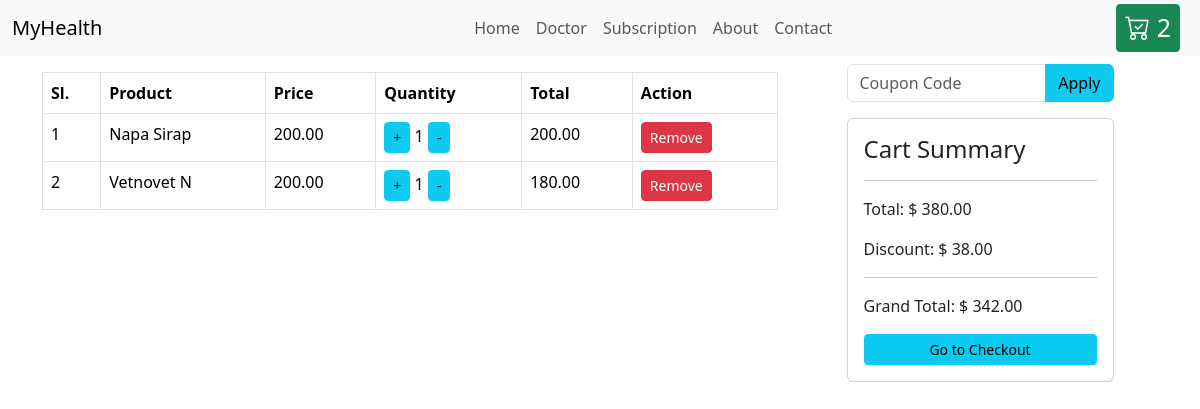
/cart/ (signed in), run on an earlier commit of the app's database.
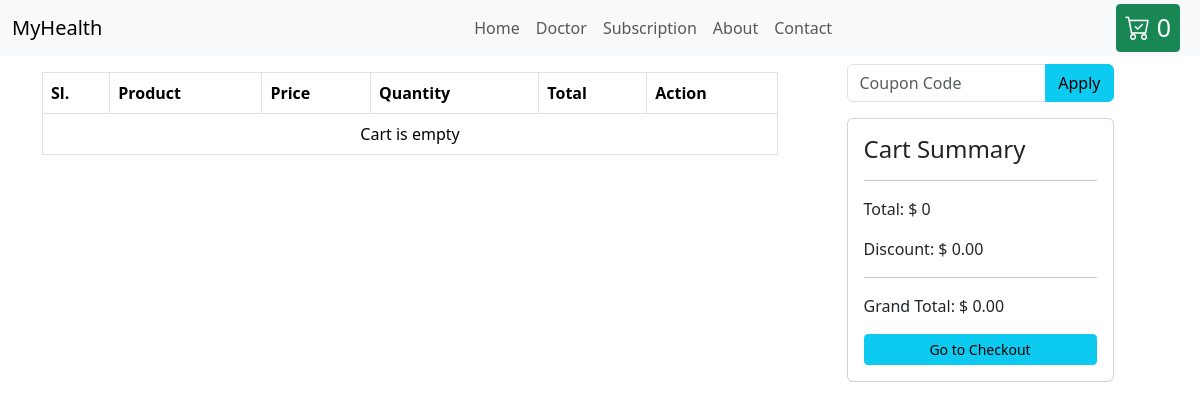
And on a later commit of the database.
### products/models.py (models this page shows, shortened)
class CartItem(models.Model):
    cart = models.ForeignKey(Cart, on_delete=models.CASCADE)
    medicine = models.ForeignKey(Medicine, on_delete=models.CASCADE)
    quantity = models.IntegerField(default=1)
    price = models.DecimalField(max_digits=10, decimal_places=2)
    total = models.DecimalField(max_digits=10, decimal_places=2)

class Medicine(models.Model):
    brand = models.ForeignKey(Brand, on_delete=models.CASCADE)
    category = models.ForeignKey(Category, on_delete=models.CASCADE)
    name = models.CharField(max_length=255)
    price = models.DecimalField(max_digits=10, decimal_places=2)
    stock = models.IntegerField(default=0)
    description = models.TextField()
    image = models.ImageField(blank=True, null= True, upload_to='images/medicine/')
    discount = models.DecimalField(max_digits=10, decimal_places=2, default=0.00)

class Cart(models.Model):
    user = models.OneToOneField(User, on_delete=models.CASCADE)
    grand_total = models.DecimalField(max_digits=10, decimal_places=2, default=0.00)
    discount = models.DecimalField(max_digits=10, decimal_places=2, default=0.00)
    coupon = models.ForeignKey(Coupon, on_delete=models.SET_NULL, blank=True, null=True)
    shipping_address = models.ForeignKey(ShippingAddress, on_delete=models.SET_NULL, blank=True,null=True)
    created = models.DateTimeField(auto_now_add=True)
    @property
    def total(self):
        cart_items = self.cartitem_set.all()
        total = sum([item.total for item in cart_items])
        return total

### products/views.py (the view)
# urls.py: path('cart/', views.CartAPIView.as_view()),
def cart(request):
    cart_items = CartItem.objects.filter(cart__user=request.user)
    cart = Cart.objects.get(user=request.user)
    shipping_address = ShippingAddress.objects.filter(user=request.user)
    context = {
        'cart_items': cart_items,
        'cart': cart,
        'shipping_address': shipping_address
    }
    return render(request, 'products/cart.html', context)

### products/context_processors.py (called while the page is built)
def cart_item_count(request):
    cart_item_count = CartItem.objects.filter(cart__user=request.user).count()
    return {'cart_item_count': cart_item_count}

### templates/products/cart.html (shortened to what this page needs)
{% extends 'base.html' %}
{% load static %}
{% block content %}
{% include 'include/nav.html' %}
<div class="container">
    <div class="row my-2">
        <div class="col-8 mt-2">
            <table class="table table-bordered">
                <tr>
                    <th>Sl.</th>
                    <th>Product</th>
                    <th>Price</th>
                    <th>Quantity</th>
                    <th>Total</th>
                    <th>Action</th>
                </tr>
                {% for cart in cart_items %}
                <tr>
                    <td>{{forloop.counter}}</td>
                    <td>{{ cart.medicine.name}}</td>
                    <td>{{cart.medicine.price}}</td>
                    <td>
                        <a href="{% url 'increment-cart' cart.id %}" class="btn btn-sm btn-info">+</a>
                        <span>{{cart.quantity}}</span>
                        <a href="{% url 'decrement-cart' cart.id %}" class="btn btn-sm btn-info">-</a>
                    </td>
                    <td>{{cart.total}}</td>
                    <td>
                        <a href="{% url 'remove-from-cart' cart.id %}" class="btn btn-sm btn-danger">Remove</a>
                    </td>
                </tr>
                {% empty %}
                <tr>
                    <td colspan="6" class="text-center">Cart is empty</td>
                </tr>
                {% endfor %}
            </table>
        </div>
        <div class="col-4">
            <div class="w-75 mx-auto">
                <form action="{% url 'apply-coupon' %}" method="POST">
                    <div class="input-group mb-3">
                        <input type="text" class="form-control" placeholder="Coupon Code" name="coupon_code">
                        <button class="btn btn-info" type="submit">Apply</button>
                    </div>
                </form>
            </div>
            <div class="card w-75 mx-auto mt-2">
                <div class="card-body">
                    <h4>Cart Summary</h4>
                    <hr>
                    <p>Total: $ {{cart.total}}</p>
                    <p>Discount: $ {{cart.discount}}</p>
                    <hr>
                    <p>Grand Total: $ {{cart.grand_total}}</p>
                    <a href="{% url 'place-order' %}" class="btn btn-info btn-sm w-100">Go to Checkout</a>
                </div>
            </div>
        </div>
    </div>
</div>
{% endblock %}

What changed in the data, as far as the page shows it:
removed CartItem: medicine.name "Napa Sirap", medicine.price "200.00", quantity "1", total "200.00"
removed CartItem: medicine.name "Vetnovet N", medicine.price "200.00", quantity "1", total "180.00"
changed Cart: total "380.00" → "0"; discount "38.00" → "0.00"; grand_total "342.00" → "0.00"
Also different on the page:
{{ cart_item_count }}: "2" → "0"
text now shown: "Cart is empty"
